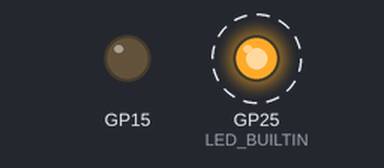
Simulated run of this sketch. Board: Raspberry Pi Pico. Parts: output pins drawn as LEDs (lit = HIGH). Dashed ring = blinking. What the sketch prints to the serial monitor is not drawn.

Above: at 0.2 s.
Timing chart, 0 to 3.0 s (numbered marks = the images above):
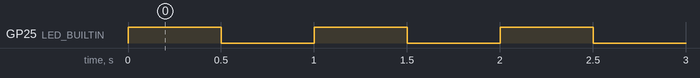

The sketch:

multicore.ino
```cpp
// Pico multicore (BT82) — tests assert: both cores run. Core 0 (setup/loop) blinks the onboard
// LED (GP25) every 500 ms; core 1 (setup1/loop1) blinks GP15 every 250 ms. Once USB serial is up,
// core 0 prints "core0 on 0", tells core 1 to go through the inter-core FIFO (rp2040.fifo), core 1
// answers with its core number ("core1 on 1"), then core 0 sends 1, 2, 3 and core 1 returns each
// times 10 ("fifo 1 -> 10", …).
void setup() {
  Serial.begin(115200);
  while (!Serial) delay(10);
  pinMode(LED_BUILTIN, OUTPUT);
  Serial.printf("core0 on %d\r\n", (int)get_core_num());
  rp2040.fifo.push(0);  // go
  Serial.printf("core1 on %lu\r\n", (unsigned long)rp2040.fifo.pop());
  for (uint32_t i = 1; i <= 3; i++) {
    rp2040.fifo.push(i);
    Serial.printf("fifo %lu -> %lu\r\n", (unsigned long)i, (unsigned long)rp2040.fifo.pop());
  }
}

void loop() {
  digitalWrite(LED_BUILTIN, HIGH);
  delay(500);
  digitalWrite(LED_BUILTIN, LOW);
  delay(500);
}

void setup1() {
  pinMode(15, OUTPUT);
  rp2040.fifo.pop();  // core 0's go
  rp2040.fifo.push(get_core_num());
  for (int i = 0; i < 3; i++) rp2040.fifo.push(rp2040.fifo.pop() * 10);
}

void loop1() {
  digitalWrite(15, HIGH);
  delay(250);
  digitalWrite(15, LOW);
  delay(250);
}
```

Measured:
- by itself, GP25 (LED_BUILTIN): alternates HIGH for 0.50 s and LOW for 0.50 s
